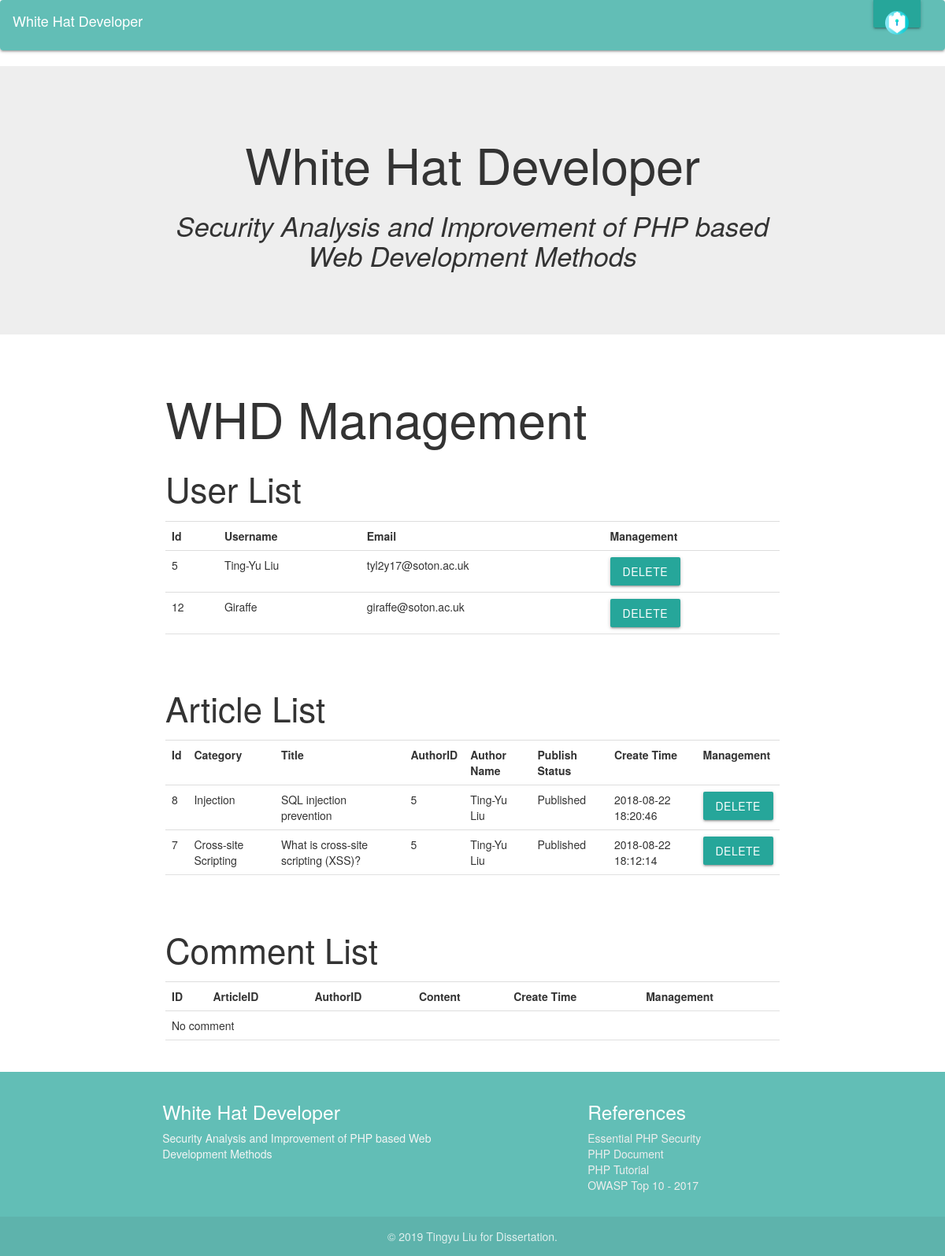
/Main/admin/index.php (signed in), run on the app's committed database.
### tables this page shows
CREATE TABLE `realuser` (
  `id` int(11) NOT NULL COMMENT 'userid',
  `name` varchar(50) NOT NULL COMMENT 'name',
  `email` varchar(100) NOT NULL COMMENT 'email',
  `password` varchar(100) NOT NULL COMMENT 'password',
  `img_path` text COMMENT 'image path',
  `img_css` varchar(50) NOT NULL DEFAULT 'circular-portrait',
  `L1` tinyint(1) NOT NULL DEFAULT '0' COMMENT 'F0 T1',
  `L2` tinyint(1) NOT NULL DEFAULT '0' COMMENT 'F0 T1',
  `L3` tinyint(1) NOT NULL DEFAULT '0' COMMENT 'F0 T1',
  `L4` tinyint(1) NOT NULL DEFAULT '0' COMMENT 'F0 T1',
  `L5` tinyint(1) NOT NULL DEFAULT '0' COMMENT 'F0 T1',
  `L6` tinyint(1) NOT NULL DEFAULT '0' COMMENT 'F0 T1',
  `L7` tinyint(1) NOT NULL DEFAULT '0' COMMENT 'F0 T1',
  `L8` tinyint(1) NOT NULL DEFAULT '0' COMMENT 'F0 T1',
  `L9` tinyint(1) NOT NULL DEFAULT '0' COMMENT 'F0 T1',
  `L10` tinyint(1) NOT NULL DEFAULT '0' COMMENT 'F0 T1'
);

CREATE TABLE `articles` (
  `id` int(11) NOT NULL COMMENT '文章id',
  `title` varchar(60) NOT NULL COMMENT '標題',
  `category` varchar(50) NOT NULL COMMENT '分類',
  `content` text NOT NULL COMMENT '內文',
  `publish` tinyint(1) NOT NULL DEFAULT '0' COMMENT '是否發布',
  `create_date` datetime NOT NULL COMMENT '建立日期',
  `create_user_id` int(11) NOT NULL COMMENT '文章建立者id',
  `modify_date` datetime DEFAULT NULL COMMENT '修改日期'
);

### Main/php/functions.php (called while the page is built, shortened)
<?php
function get_all_users()
{
  $datas = array();
  $sql = "SELECT * FROM `realuser`";
  $query = mysqli_query($_SESSION['link'], $sql);
  if ($query)
  {
    if (mysqli_num_rows($query) > 0)
    {
      while ($row = mysqli_fetch_assoc($query))
      {
        $datas[] = $row;
      }
    }
  }
  else
  {
    echo "{$sql} execution failed, error message：" . mysqli_error($_SESSION['link']);
  }
  return $datas;
}
function get_all_comment_admin()
{
  $datas = array();
  $sql = "SELECT * FROM `comments` ORDER BY `create_date` DESC;";
  $query = mysqli_query($_SESSION['link'], $sql);
  return $datas;
}
function get_all_article_admin()
{
  $datas = array();
  $sql = "SELECT * FROM `articles` ORDER BY `create_date` DESC;";
  $query = mysqli_query($_SESSION['link'], $sql);
  if ($query)
  {
    if (mysqli_num_rows($query) > 0)
    {
      while ($row = mysqli_fetch_assoc($query))
      {
        $datas[] = $row;
      }
    }
  }
  else
  {
    echo "{$sql} execution failed, error message：" . mysqli_error($_SESSION['link']);
  }
  return $datas;
}
function get_author($create_user_id)
{
  $result = null;
  $sql = "SELECT * FROM `realuser` WHERE `id` = {$create_user_id};";
  $query = mysqli_query($_SESSION['link'], $sql);
  if ($query)
  {
    if (mysqli_num_rows($query) == 1)
    {
      $result = mysqli_fetch_assoc($query);
    }
  }
  else
  {
    echo "{$sql} execution failed, error message：" . mysqli_error($_SESSION['link']);
  }
  return $result;
}
?>

### Main/admin/index.php (the view, shortened to what this page needs)
<?php
require_once '../php/functions.php';
$users = get_all_users();
$articles = get_all_article_admin();
$comments = get_all_comment_admin();
?>
<!DOCTYPE html>
<html lang="zh-TW">
  <head>
    <link rel="stylesheet" href="https://maxcdn.bootstrapcdn.com/bootstrap/3.3.4/css/bootstrap.min.css"/>
    <link rel="stylesheet" href="https://cdnjs.cloudflare.com/ajax/libs/materialize/1.0.0-rc.2/css/materialize.min.css">
    <link rel="stylesheet" href="../css/style.css">
  </head>
  <body>
		<?php include_once 'menu.php'; ?>
    <div class="content">
      <div class="container">
        <div class="row">
          <div class="col-xs-12">
            <h1>WHD Management</h1>
						<h3>User List</h3>
            <table class="table table-hover">
              <tr>
                <th>Id</th>
                <th>Username</th>
                <th>Email</th>
                <th>Management</th>
              </tr>
              <?php if($users):?>
                <?php foreach($users as $user):
                  if($user['email']=='tinyu1016@gmail.com'):
                  else:
                  ?>
                  <tr>
                    <td><?php echo $user['id'];?></td>
                    <td><?php echo $user['name'];?></td>
                    <td><?php echo $user['email'];?></td>
                    <td>
                      <a href='javascript:void(0);' class='btn btn-default del_user' data-id="<?php echo $user['id'];?>">Delete</a>
                    </td>
                  </tr>
                <?php endif;
                      endforeach;?>
              <?php else:?>
                <tr>
                  <td colspan="5">No User</td>
                </tr>
              <?php endif;?>
            </table>
          </div>
        </div>
        <div class="row">
          <div class="col-xs-12">
						<h3>Article List</h3>
            <table class="table table-hover">
              <tr>
                <th>Id</th>
                <th>Category</th>
                <th>Title</th>
                <th>AuthorID</th>
                <th>Author Name</th>
                <th>Publish Status</th>
                <th>Create Time </th>
                <th>Management</th>
              </tr>
              <?php if($articles):?>
                <?php foreach($articles as $article):
                      $author=get_author($article['create_user_id']);
                  ?>
                  <tr>
                    <td><?php echo $article['id'];?></td>
                    <td><?php echo $article['category'];?></td>
                    <td><?php echo $article['title'];?></td>
                    <td><?php echo $author['id'];?></td>
                    <td><?php echo $author['name'];?></td>
                    <td><?php echo ($article['publish'])?"Published":"Unpublished";?></td>
                    <td><?php echo $article['create_date'];?></td>
                    <td>
                      <a href='javascript:void(0);' class='btn btn-default del_article' data-id="<?php echo $article['id'];?>">Delete</a>
                    </td>
                  </tr>
                <?php endforeach;?>
              <?php else:?>
                <tr>
                  <td colspan="5">No Article</td>
                </tr>
              <?php endif;?>
            </table>
          </div>
        </div>
				<div class="row">
					<div class="col-xs-12">
						<h3>Comment List</h3>
            <table class="table table-hover">
              <tr>
                <th>ID</th>
                <th>ArticleID</th>
                <th>AuthorID</th>
								<th>Content</th>
                <th>Create Time</th>
                <th>Management</th>
              </tr>
              <?php if($comments):?>
                <?php foreach($comments as $comment):
									$abstract = strip_tags($comment['content']);
									$abstract = mb_substr($abstract, 0, 20, "UTF-8");
									?>
                  <tr>
                    <td><?php echo $comment['id'];?></td>
                    <td><?php echo $comment['comment_article_id'];?></td>
                      <td><?php echo $comment['create_user_id'];?></td>
                    <td><?php echo $abstract;?></td>
                    <td><?php echo $comment['create_date'];?></td>
                    <td>
                      <a href='javascript:void(0);' class='btn btn-default del_comment' data-id="<?php echo $comment['id'];?>">Delete</a>
                    </td>
                  </tr>
                <?php endforeach;?>
              <?php else:?>
                <tr>
                  <td colspan="5">No comment</td>
                </tr>
              <?php endif;?>
            </table>
          </div>
				</div>
        </div>
    </div>
    <?php include_once '../footer.php'; ?>
  </body>
</html>

### Main/admin/navTop.php (shortened to what this page needs)
<!DOCTYPE html>
<html lang="en" dir="ltr">
  <head>
    <link rel="stylesheet" href="https://maxcdn.bootstrapcdn.com/bootstrap/3.3.4/css/bootstrap.min.css"/>
    <link rel="stylesheet" href="https://cdnjs.cloudflare.com/ajax/libs/materialize/1.0.0-rc.2/css/materialize.min.css">
    <link rel="stylesheet" href="css/style.css">
  </head>
<nav class="navbar " style="background-color: #26a69ab8;">
    <div class="container-fluid">
      <div class="navbar-header">
        <a class="navbar-brand" href="index.php">White Hat Developer</a>
      </div>
      <div id="navbar" class="navbar-collapse collapse">
        <ul class="nav navbar-nav navbar-right">
          <li>
            <a class='dropdown-trigger btn' href='#' data-target='dropdown1'>
              <img src="../images/logo.png" class="circular-portrait-small dropdown-trigger"/>
            </a>
          </li>
        </ul>
      </div>
    </div>
  </nav>

### Main/admin/menu.php (shortened to what this page needs)
<?php include_once 'navTop.php'; ?>
<div class="jumbotron">
  <div class="container">
    <div class="row">
      <div class="col-xs-12">
        <h1 class="text-center">White Hat Developer</h1>
				<h4 class="text-center"><span style="font-style:italic">
					Security Analysis and Improvement of PHP based Web Development Methods</span></h4>
      </div>
    </div>
  </div>
</div>

### Main/footer.php (shortened to what this page needs)
<footer class="page-footer">
     <div class="container">
       <div class="row">
         <div class="col l6 s12">
           <h5 class="white-text">White Hat Developer</h5>
           <p class="grey-text text-lighten-4">Security Analysis and Improvement of PHP based Web Development Methods</p>
         </div>
         <div class="col l4 offset-l2 s12">
           <h5 class="white-text">References</h5>
           <ul>
             <li><a class="grey-text text-lighten-3" href="http://phpsecurity.org/" target="_blank">Essential PHP Security</a></li>
             <li><a class="grey-text text-lighten-3" href="http://php.net/" target="_blank">PHP Document</a></li>
             <li><a class="grey-text text-lighten-3" href="https://www.tutorialrepublic.com/php-tutorial/" target="_blank">PHP Tutorial</a></li>
             <li><a class="grey-text text-lighten-3" href="https://www.owasp.org/images/7/72/OWASP_Top_10-2017_%28en%29.pdf.pdf" target="_blank">OWASP Top 10 - 2017</a></li>
           </ul>
         </div>
       </div>
     </div>
     <div class="footer-copyright">
       <div class="container center">
      &copy; <?php echo date("Y")
       ?>
       Tingyu Liu for Dissertation.
       </div>
     </div>
   </footer>

### Main/css/style.css (style rules this page uses)
html, body { height: 100%; }
.circular-portrait-small { position:relative; width:30px; height:30px; overflow:hidden; border-radius:50%; }
.page-footer { padding-top: 20px; color: #fff; background-color: #26a69ab8; }

### Main/footer.php (style rules this page uses)
.page-footer { padding-top: 20px; color: #fff; background-color: #26a69ab8; }

### data on the page
realuser: id "5", name "Ting-Yu Liu", email "tyl2y17@soton.ac.uk"
realuser: id "12", name "Giraffe", email "giraffe@soton.ac.uk"
articles: id "8", category "Injection", title "SQL injection prevention", realuser.id "5", realuser.name "Ting-Yu Liu", publish "Published", create_date "2018-08-22 18:20:46"
articles: id "7", category "Cross-site Scripting", title "What is cross-site scripting (XSS)?", realuser.id "5", realuser.name "Ting-Yu Liu", publish "Published", create_date "2018-08-22 18:12:14"
